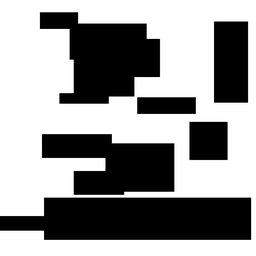
#> input picture blocky_path1.png, 256 x 256 px, shrunk from 1000 x 1000 before the run
$ python quadtree_or2.py
#> lines starting #> are read from the running program, lines starting #| are printed output that depends on the picture; after the words box and inside, x2 and y2 are one past the last pixel; in counts of white or black regions, pixels touching at a corner belong together
# TODO: Bad hardcode values
OBSTACLE_ID = 0
MAX_DEPTH = 10
MIN_SUBDIVIDE_AREA = 20

class RegionData:
    def __init__(self, bbox, is_free):
        self.bbox = bbox
        self.free = is_free


class QuadTree:
    def __init__(self):
        self.bbox = None
        self.node_id = None
        self.data = []
        self.nodes = []


def make_box(minx, miny, maxx, maxy):
    return [minx, miny, maxx, maxy]


def midpoint(p1x, p1y, p2x, p2y):
    return ((p1x + p2x) / 2, (p1y + p2y) / 2)


# [11 lines left out: functions extend_box, make_bbox, not called in this run]

# -------------------- SUBDIVISION SATISFACTION CONDITIONS ------------------------- #

def is_bound_closed(grid, bbox):
    # if bounds are all obstacle, return true.
    xmin = int(bbox[0])
    ymin = int(bbox[1])
    xmax = int(bbox[2])
    ymax = int(bbox[3])

    for x in range(xmin, xmax + 1):
        if (grid[ymin][x] != OBSTACLE_ID):
            return False

    for x in range(xmin, xmax + 1):
        if (grid[ymax][x] != OBSTACLE_ID):
            return False

    for y in range(ymin + 1, ymax):
        if (grid[y][xmin] != OBSTACLE_ID):
            return False

    for y in range(ymin + 1, ymax):
        if (grid[y][xmax] != OBSTACLE_ID):
            return False

    return True


def is_region_free(grid, bbox):
    # if region is free of obstacles, return true
    xmin = int(bbox[0])
    ymin = int(bbox[1])
    xmax = int(bbox[2])
    ymax = int(bbox[3])
    for y in range(ymin, ymax + 1):
        for x in range(xmin, xmax + 1):
            if (grid[y][x] == OBSTACLE_ID):
                return (x, y)
    return (-1, -1)


def is_area_minimum(bbox):
    xmin = int(bbox[0])
    ymin = int(bbox[1])
    xmax = int(bbox[2])
    ymax = int(bbox[3])

    return ((xmax - xmin) * (ymax - ymin)) <= MIN_SUBDIVIDE_AREA

# ---------------------------------------------------------------------------------- #

# [41 lines left out: function subdivide, not called in this run]


def build_tree(grid, max_depth, minx, miny, maxx, maxy):
    quadtree = QuadTree()
    #quadtree.node_id = subdivide(quadtree, make_box(minx, miny, maxx, maxy), grid, max_depth, [])
    stack = [(make_box(minx, miny, maxx, maxy), max_depth, [])]

    while (len(stack) > 0):
        param = stack.pop()
        bbox, depth, cached_points = param[0], param[1], param[2]
        if (int(bbox[0]), int(bbox[1])) == (int(bbox[2]), int(bbox[3])): continue

        #node_id = len(quadtree.nodes)
        #quadtree.nodes.append([])

        # SUBDIVISION SATISFIED CONDITION CHECK
        cach_point = (-1, -1)

        if (depth == 0 or is_area_minimum(bbox)):
            is_obs = (len(cached_points) > 0) or (is_region_free(grid, bbox) != (-1, -1))
            quadtree.data.append(RegionData(bbox, not is_obs))
            #return node_id
            continue
        elif (is_bound_closed(grid, bbox)): # TODO: CHECK TO SEE IF START AND END POINTS ARE IN THERE
            quadtree.data.append(RegionData(bbox, False))
            #return node_id
            continue
        else:
            if (len(cached_points) == 0):
                cach_point = is_region_free(grid, bbox)
                if (cach_point == (-1, -1)):
                    quadtree.data.append(RegionData(bbox, True))
                    #return node_id
                    continue

        if (cach_point != (-1, -1)):
            cached_points.append(cach_point)
        # -------------------------------------

        cent = midpoint(bbox[0], bbox[1], bbox[2], bbox[3])

        tl = [p for p in cached_points if p[0] < cent[0] and p[1] < cent[1]]
        tr = [p for p in cached_points if p[0] > cent[0] and p[1] < cent[1]]
        bl = [p for p in cached_points if p[0] < cent[0] and p[1] > cent[1]]
        br = [p for p in cached_points if p[0] > cent[0] and p[1] > cent[1]]

        stack.append((make_box(cent[0], bbox[1], bbox[2], cent[1]), depth - 1, tr))
        stack.append((make_box(bbox[0], cent[1], cent[0], bbox[3]), depth - 1, bl))
        stack.append((make_box(cent[0], cent[1], bbox[2], bbox[3]), depth - 1, br))
        stack.append((make_box(bbox[0], bbox[1], cent[0], cent[1]), depth - 1, tl))

    return quadtree


def draw_rect_from_quadtree(grid, quadtree):
    for region in quadtree.data:
        r = region.bbox
        color = (255, 255, 0) if region.free else (50, 20, 255)
        grid = cv2.rectangle(grid, (int(r[0]), int(r[1])), (int(r[2]), int(r[3])), color, -1)
        grid = cv2.rectangle(grid, (int(r[0]), int(r[1])), (int(r[2]), int(r[3])), (255, 0, 255), 1)


if __name__ == "__main__":
    import cv2
    import numpy as np
    import timeit

    ggrid = cv2.imread("blocky_path1.png", cv2.IMREAD_GRAYSCALE)
#> ggrid is the input picture: shape (256, 256); min 0, max 255, mean 149.9
    _, bgrid = cv2.threshold(ggrid, 10, 255, cv2.THRESH_BINARY)
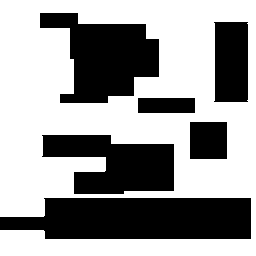
#> bgrid: shape (256, 256); 60.7% white; 6 black regions, box (x1, y1, x2, y2) and area: (0, 198, 251, 239) 9034, (40, 13, 159, 103) 6492, (42, 135, 174, 194) 5388, (214, 22, 248, 102) 2640, (190, 122, 227, 159) 1369, (138, 98, 195, 113) 855

    quadtree = build_tree(bgrid, 10, 0, 0, bgrid.shape[0] - 1, bgrid.shape[1] - 1)
#> the loop in build_tree, `while (len(stack) > 0):` made 1709 passes
#> (depth, cent, tl) on passes 2, 7, 32, 38: (9, (63.75, 63.75), [(40, 13)]), (7, (47.81, 15.94), [(40, 13)]), (5, (43.83, 27.89), [(40, 23)]), (5, (43.83, 19.92), [(40, 15)])
#> (depth, cent, bl) on passes 10, 43, 45, 50: (5, (43.83, 11.95), [(40, 13)]), (6, (55.78, 7.97), [(47, 13)]), (5, (59.77, 11.95), [(55, 13)]), (5, (51.8, 11.95), [(47, 13)])

    cgrid = cv2.cvtColor(ggrid,cv2.COLOR_GRAY2RGB)

    draw_rect_from_quadtree(cgrid, quadtree)
#> the loop in draw_rect_from_quadtree, `for region in quadtree.data:` made 1282 passes
#> pass 1, in draw_rect_from_quadtree, `grid = cv2.rectangle(grid, (int(r[0]), int(r[1])), (int(r[2]), int(r[3..`:
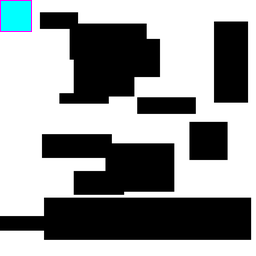
#> grid: shape (256, 256, 3); mean B, G, R 149.9, 149.4, 146.4
#> pass 2, in draw_rect_from_quadtree, `grid = cv2.rectangle(grid, (int(r[0]), int(r[1])), (int(r[2]), int(r[3..`:
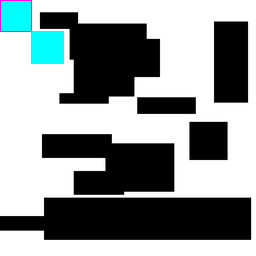
#> grid: shape (256, 256, 3); 1.66% of pixels changed, all inside (x1, y1, x2, y2) = (31, 31, 64, 64)
#> pass 2, in draw_rect_from_quadtree, `grid = cv2.rectangle(grid, (int(r[0]), int(r[1])), (int(r[2]), int(r[3..`:
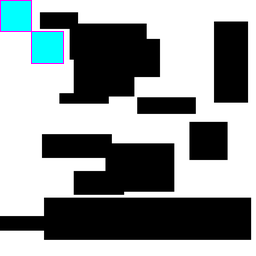
#> grid: shape (256, 256, 3); 0.2% of pixels changed, all inside (x1, y1, x2, y2) = (31, 31, 64, 64)
#> after the loop in draw_rect_from_quadtree, `for region in quadtree.data:`:
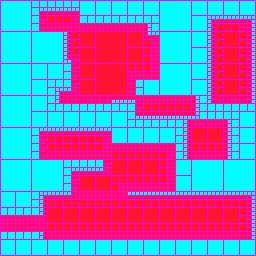
#> grid: shape (256, 256, 3); mean B, G, R 188.4, 124.3, 137.2

    scale = 2
    cgrid = cv2.resize(cgrid, (cgrid.shape[1]*scale, cgrid.shape[0]*scale), interpolation=cv2.INTER_NEAREST)
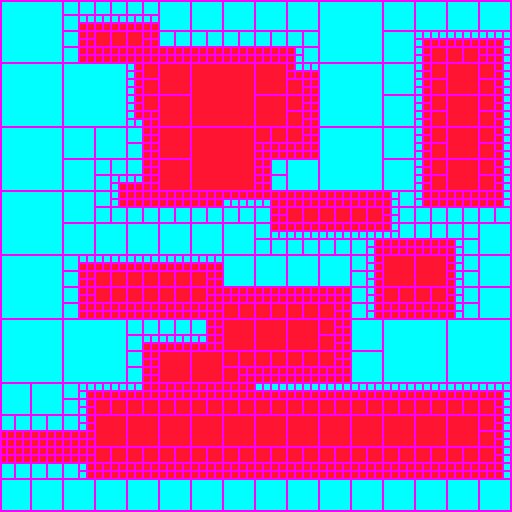
#> cgrid: shape (512, 512, 3); mean B, G, R 188.4, 124.3, 137.2
    cv2.imshow('quadtree', cgrid)
    cv2.imwrite("quadtree_environment_partition.png", cgrid)
    cv2.waitKey(0)
    cv2.destroyAllWindows()

    t = timeit.timeit("build_tree(bgrid, 10, 0, 0, bgrid.shape[0] - 1, bgrid.shape[1] - 1)", globals=globals(), number=15)
    print(t)

    print("Ok")

$ run again, with astar_example_sol.png copied over blocky_path1.png
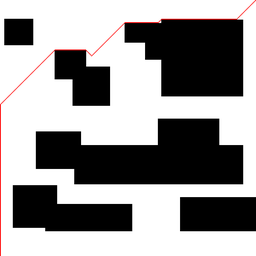
#> input picture astar_example_sol.png, 256 x 256 px, shrunk from 600 x 600 before the run
#> `_, bgrid = cv2.threshold(ggrid, 10, 255, cv2.THRESH_BINARY)`:
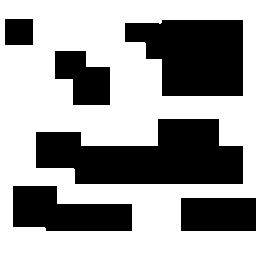
#> bgrid: shape (256, 256); 60.6% white; 6 black regions, box (x1, y1, x2, y2) and area: (36, 119, 243, 184) 9520, (125, 20, 243, 96) 7130, (13, 186, 132, 231) 3874, (181, 198, 256, 231) 2475, (55, 51, 110, 105) 2118, (5, 19, 33, 45) 728
#> the loop in build_tree, `while (len(stack) > 0):` made 1681 passes
#> (depth, cent, tl) on passes 2, 3, 6, 7, 14: (9, (63.75, 63.75), [(5, 19)]), (8, (31.88, 31.88), [(5, 19)]), (6, (23.91, 23.91), [(15, 19)]), (5, (19.92, 19.92), [(15, 19)]), (5, (27.89, 19.92), [(23, 19)])
#> `cgrid = cv2.resize(cgrid, (cgrid.shape[1]*scale, cgrid.shape[0]*scale)..`:
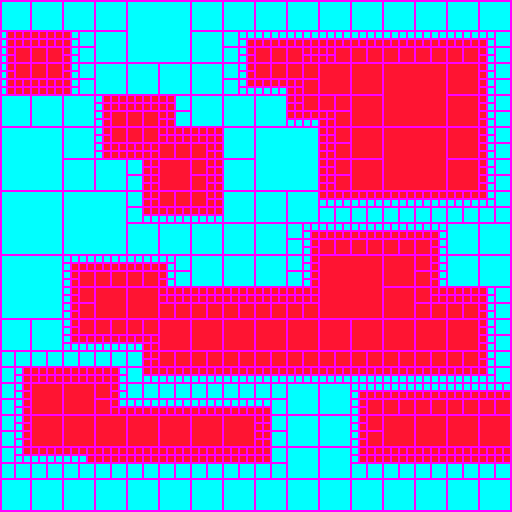
#> cgrid: shape (512, 512, 3); mean B, G, R 185.5, 120.3, 141.5
